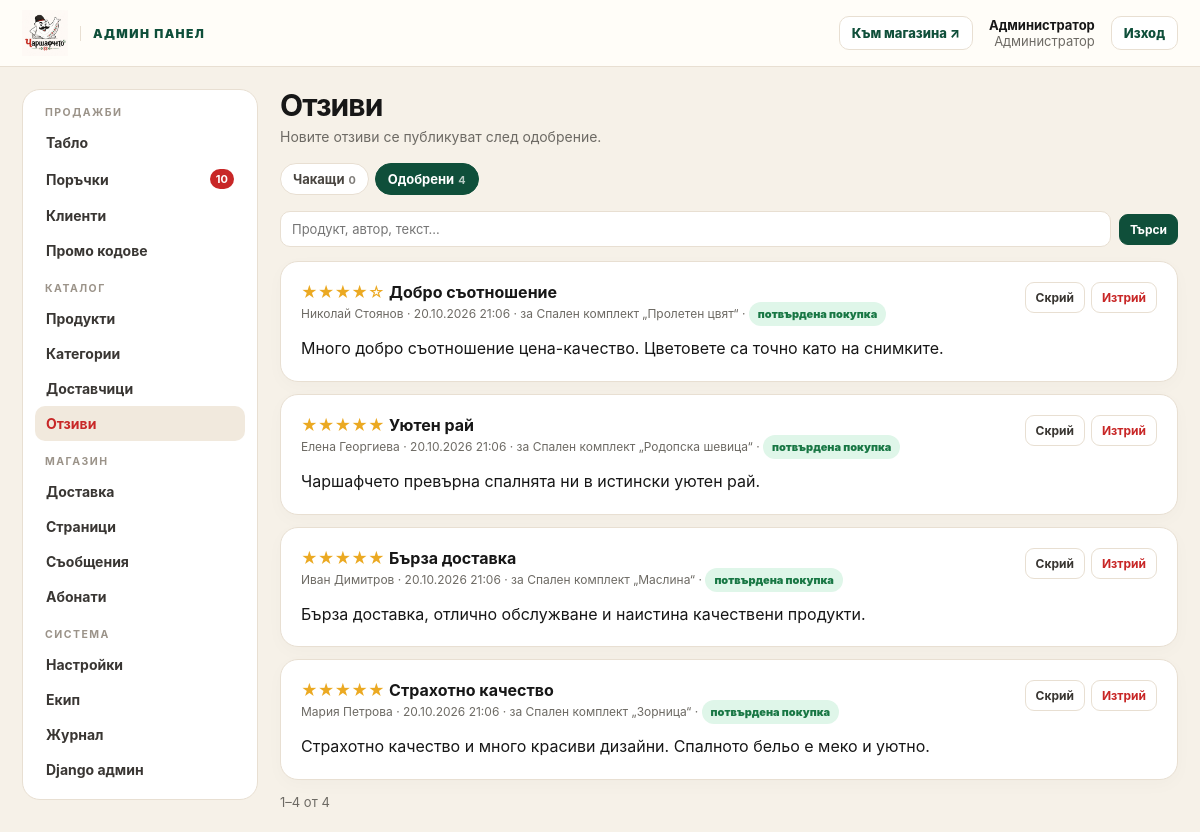
The page /dashboard/reviews/?tab=approved (signed in) on the database its author committed.
### accounts/models.py (models this page shows, shortened)
class User(AbstractUser):
    username = None
    email = models.EmailField("имейл", unique=True)
    phone = models.CharField("телефон", max_length=32, blank=True)
    marketing_consent = models.BooleanField("съгласие за маркетинг", default=False)
    email_verified = models.BooleanField("потвърден имейл", default=False)
    USERNAME_FIELD = "email"
    REQUIRED_FIELDS = []
    objects = UserManager()
    class Meta:
        verbose_name = "потребител"
        verbose_name_plural = "потребители"

### catalog/models.py (models this page shows, shortened)
class Review(models.Model):
    product = models.ForeignKey(Product, on_delete=models.CASCADE, related_name="reviews")
    user = models.ForeignKey(settings.AUTH_USER_MODEL, on_delete=models.SET_NULL, null=True, related_name="reviews")
    name = models.CharField("име", max_length=80)
    rating = models.PositiveSmallIntegerField(
        "оценка", validators=[MinValueValidator(1), MaxValueValidator(5)]
    )
    title = models.CharField("заглавие", max_length=120, blank=True)
    body = models.TextField("отзив")
    is_verified = models.BooleanField("потвърдена покупка", default=False)
    is_approved = models.BooleanField("одобрен", default=False)
    created_at = models.DateTimeField(auto_now_add=True)
    class Meta:
        ordering = ["-created_at"]
        verbose_name = "отзив"
        verbose_name_plural = "отзиви"
        constraints = [
            models.UniqueConstraint(fields=["product", "user"], name="one_review_per_user_product"),
        ]

class Product(models.Model):
    name = models.CharField("име", max_length=200)
    slug = models.SlugField(unique=True, max_length=220, blank=True)
    sku = models.CharField("артикулен номер", max_length=60, unique=True, blank=True, null=True)
    category = models.ForeignKey(
        Category, on_delete=models.PROTECT, related_name="products", verbose_name="категория"
    )
    supplier = models.ForeignKey(
        Supplier, null=True, blank=True, on_delete=models.SET_NULL, related_name="products", verbose_name="доставчик"
    )
    supplier_url = models.URLField("линк към продукта при доставчика", blank=True)
    short_description = models.CharField("кратко описание", max_length=300, blank=True)
    description = models.TextField("описание", blank=True)
    price = models.DecimalField(
        "цена", max_digits=10, decimal_places=2, validators=[MinValueValidator(Decimal("0.01"))]
    )
    compare_at_price = models.DecimalField(
        "стара цена", max_digits=10, decimal_places=2, null=True, blank=True,
        help_text="Показва се зачеркната, когато продуктът е в промоция.",
    )
    cost_price = models.DecimalField(
        "доставна цена", max_digits=10, decimal_places=2, null=True, blank=True,
        help_text="Цената, която плащате на доставчика. Използва се за изчисляване на печалбата.",
    )
    material = models.CharField("материя", max_length=120, blank=True)
    pieces = models.CharField("комплект", max_length=60, blank=True)
    color = models.CharField("цвят", max_length=80, blank=True)
    care = models.CharField("поддръжка", max_length=200, blank=True, default="Пране на 40°C, без белина")
    badge = models.CharField("етикет", max_length=30, blank=True, help_text="Напр. „Ново“ или „Най-продаван“.")
    track_inventory = models.BooleanField(
        "следи наличност",
        default=True,
        help_text="Изключете, ако наличността се управлява изцяло от доставчика.",
    )
    is_active = models.BooleanField("публикуван", default=True)
    is_featured = models.BooleanField("препоръчан на началната страница", default=False)
    meta_title = models.CharField("SEO заглавие", max_length=160, blank=True)
    meta_description = models.CharField("SEO описание", max_length=300, blank=True)
    rating_avg = models.DecimalField(max_digits=3, decimal_places=2, default=0)
    rating_count = models.PositiveIntegerField(default=0)
    sales_count = models.PositiveIntegerField(default=0)
    search_text = models.TextField(editable=False, blank=True, help_text="Lower-cased text used for search.")
    created_at = models.DateTimeField(auto_now_add=True)
    updated_at = models.DateTimeField(auto_now=True)
    objects = ProductQuerySet.as_manager()
    class Meta:
        ordering = ["-created_at"]
        verbose_name = "продукт"
        verbose_name_plural = "продукти"
        indexes = [models.Index(fields=["is_active", "category"]), models.Index(fields=["-sales_count"])]

### dashboard/views/content.py (the view)
# urls.py: path("reviews/", content.review_list, name="reviews"),
@staff_required
def review_list(request):
    tab = request.GET.get("tab", "pending")
    qs = Review.objects.select_related("product", "user").filter(is_approved=tab == "approved")
    q = request.GET.get("q", "").strip()
    if q:
        qs = qs.filter(Q(product__name__icontains=q) | Q(name__icontains=q) | Q(body__icontains=q))
    return render(request, "dashboard/reviews/list.html", {
        "page": paginate(request, qs),
        "tab": tab,
        "n_pending": Review.objects.filter(is_approved=False).count(),
        "n_approved": Review.objects.filter(is_approved=True).count(),
    })

### dashboard/templates/dashboard/reviews/list.html (shortened to what this page needs)
{% extends "dashboard/base.html" %}
{% load store_tags %}
{% block content %}
<div class="d-head"><div><h1>Отзиви</h1><p class="d-sub">Новите отзиви се публикуват след одобрение.</p></div></div>
<div class="d-tabs"><a href="?tab=pending" class="{% if tab == 'pending' %}active{% endif %}">Чакащи<small>{{ n_pending }}</small></a><a href="?tab=approved" class="{% if tab == 'approved' %}active{% endif %}">Одобрени<small>{{ n_approved }}</small></a></div>
<form class="d-filters" method="get"><input type="hidden" name="tab" value="{{ tab }}"><input type="search" name="q" value="{{ request.GET.q }}" placeholder="Продукт, автор, текст…" aria-label="Търсене"><button class="d-btn solid" type="submit">Търси</button></form>
<div class="d-stack" style="gap:12px">
{% for r in page %}
  <article class="d-card">
    <div style="display:flex;justify-content:space-between;gap:12px;flex-wrap:wrap">
      <div><span class="stars">{{ r.rating|stars }}</span> <b>{{ r.title|default:"Без заглавие" }}</b>
        <div class="d-muted">{{ r.name }}{% if r.user %} ({{ r.user.email }}){% endif %} · {{ r.created_at|date:'d.m.Y H:i' }} · за <a href="{% url 'dashboard:product_edit' r.product_id %}">{{ r.product.name }}</a>{% if r.is_verified %} · <span class="status delivered">потвърдена покупка</span>{% endif %}</div></div>
      <div class="d-actions">
        <form method="post" action="{% url 'dashboard:review_action' r.pk %}">{% csrf_token %}<input type="hidden" name="next" value="{{ request.get_full_path }}">
          {% if r.is_approved %}<button class="d-btn" name="action" value="unapprove">Скрий</button>{% else %}<button class="d-btn solid" name="action" value="approve">✓ Одобри</button>{% endif %}
        </form>
        <form method="post" action="{% url 'dashboard:review_action' r.pk %}" data-confirm="Да изтрия ли отзива?"><button class="d-btn danger" name="action" value="delete">Изтрий</button></form>
      </div>
    </div>
    <p style="margin:10px 0 0;line-height:1.55;white-space:pre-wrap">{{ r.body }}</p>
  </article>
{% empty %}<div class="d-card d-empty">{% if tab == 'pending' %}Няма отзиви за одобрение. ✓{% else %}Няма одобрени отзиви.{% endif %}</div>{% endfor %}
</div>
{% include "dashboard/_pager.html" %}
{% endblock %}

### dashboard/templates/dashboard/base.html (shortened to what this page needs)
{% load static dashboard_tags %}<!doctype html>
<html lang="bg">
<head>
  <link rel="stylesheet" href="{% static 'css/store.css' %}">
  <link rel="stylesheet" href="{% static 'css/dashboard.css' %}">
</head>
<body class="d-body">
{% dashboard_counts as counts %}
<header class="d-top">
  <div class="d-top-in">
    <a class="d-brand" href="{% url 'dashboard:home' %}"><img src="{% static 'img/logo.png' %}" alt="{{ store.store_name }}"><span>Админ панел</span></a>
    <a class="d-link" href="/" target="_blank" rel="noopener">Към магазина ↗</a>
    <div class="d-user"><b>{{ request.user.get_full_name|default:request.user.email }}</b>{% if request.user.is_superuser %}Администратор{% else %}Служител{% endif %}</div>
    <form method="post" action="{% url 'accounts:logout' %}">{% csrf_token %}<button class="d-link" type="submit">Изход</button></form>
  </div>
</header>
<div class="d-shell">
  <nav class="d-side" aria-label="Админ навигация">
    <h6>Продажби</h6>
    <a href="{% url 'dashboard:home' %}" class="{% nav_active 'home' %}">Табло</a>
    <a href="{% url 'dashboard:orders' %}" class="{% nav_active 'orders' 'order' 'supplier_order' %}">Поръчки {% if counts.orders %}<span class="d-count">{{ counts.orders }}</span>{% endif %}</a>
    <a href="{% url 'dashboard:customers' %}" class="{% nav_active 'customers' 'customer' 'guest' %}">Клиенти</a>
    <a href="{% url 'dashboard:coupons' %}" class="{% nav_active 'coupons' %}">Промо кодове</a>
    <h6>Каталог</h6>
    <a href="{% url 'dashboard:products' %}" class="{% nav_active 'products' 'product' 'variant' %}">Продукти</a>
    <a href="{% url 'dashboard:categories' %}" class="{% nav_active 'categories' %}">Категории</a>
    <a href="{% url 'dashboard:suppliers' %}" class="{% nav_active 'suppliers' 'supplier' %}">Доставчици</a>
    <a href="{% url 'dashboard:reviews' %}" class="{% nav_active 'reviews' 'review' %}">Отзиви {% if counts.reviews %}<span class="d-count">{{ counts.reviews }}</span>{% endif %}</a>
    <h6>Магазин</h6>
    <a href="{% url 'dashboard:shipping' %}" class="{% nav_active 'shipping' %}">Доставка</a>
    <a href="{% url 'dashboard:pages' %}" class="{% nav_active 'pages' %}">Страници</a>
    <a href="{% url 'dashboard:messages' %}" class="{% nav_active 'messages' 'message' %}">Съобщения {% if counts.messages %}<span class="d-count">{{ counts.messages }}</span>{% endif %}</a>
    <a href="{% url 'dashboard:subscribers' %}" class="{% nav_active 'subscribers' 'subscriber' %}">Абонати</a>
    <h6>Система</h6>
    {% if request.user.is_superuser %}
    <a href="{% url 'dashboard:settings' %}" class="{% nav_active 'settings' %}">Настройки</a>
    <a href="{% url 'dashboard:team' %}" class="{% nav_active 'team' %}">Екип</a>
    {% endif %}
    <a href="{% url 'dashboard:audit' %}" class="{% nav_active 'audit' %}">Журнал</a>
    {% if request.user.is_superuser %}<a href="{% url 'admin:index' %}">Django админ</a>{% endif %}
  </nav>
  <main class="d-main" id="main">
    {% block content %}{% endblock %}
  </main>
</div>
</body>
</html>

### rows shown on the page
User: user.get_full_name "Администратор"
Review: rating|stars "★★★★☆", title "Добро съотношение", name "Николай Стоянов", created_at "20.10.2026 21:06", product.name "Спален комплект „Пролетен цвят“", is_verified "потвърдена покупка", is_approved "Скрий", body "Много добро съотношение цена-качество. Цветовете са точно като на снимките."
Review: rating|stars "★★★★★", title "Уютен рай", name "Елена Георгиева", created_at "20.10.2026 21:06", product.name "Спален комплект „Родопска шевица“", is_verified "потвърдена покупка", is_approved "Скрий", body "Чаршафчето превърна спалнята ни в истински уютен рай."
Review: rating|stars "★★★★★", title "Бърза доставка", name "Иван Димитров", created_at "20.10.2026 21:06", product.name "Спален комплект „Маслина“", is_verified "потвърдена покупка", is_approved "Скрий", body "Бърза доставка, отлично обслужване и наистина качествени продукти."
Review: rating|stars "★★★★★", title "Страхотно качество", name "Мария Петрова", created_at "20.10.2026 21:06", product.name "Спален комплект „Зорница“", is_verified "потвърдена покупка", is_approved "Скрий", body "Страхотно качество и много красиви дизайни. Спалното бельо е меко и уютно."

### other values the page prints
{{ counts.orders }} "10"
{{ n_pending }} "0"
{{ n_approved }} "4"
{{ page.start_index }} "1"
{{ page.end_index }} "4"
{{ page.paginator.count }} "4"
